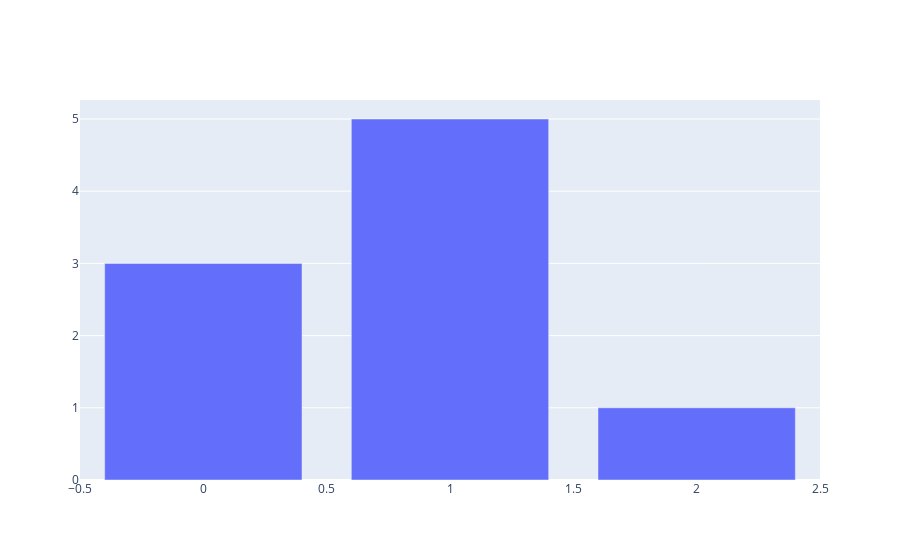

Source (notebook cell):
### Code cell
import plotly.graph_objects as go

fig = go.Figure(
    data=go.Bar(y=[3, 5, 1])
)
fig.show()

### Figure 1 — Plotly figure (JSON) as saved in the notebook; plotly's stock layout.template omitted (floating-point values rounded to 4 significant figures)
{"data": [{"type": "bar", "y": [3, 5, 1]}], "layout": {}}
